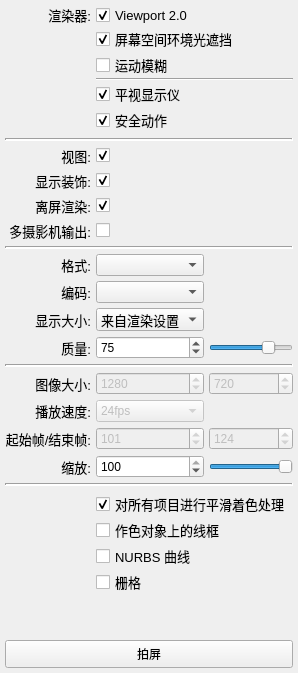
        <widget class="QWidget" name="tabDailies">
         <attribute name="title">
          <string>日报</string>
         </attribute>
         <layout class="QGridLayout" name="gridLayout" columnstretch="1,1,1">
          <property name="leftMargin">
           <number>5</number>
          </property>
          <property name="topMargin">
           <number>5</number>
          </property>
          <property name="rightMargin">
           <number>5</number>
          </property>
          <property name="bottomMargin">
           <number>5</number>
          </property>
          <property name="spacing">
           <number>5</number>
          </property>
          <item row="9" column="0">
           <widget class="QLabel" name="QlabelRenderOffscreen">
            <property name="font">
             <font>
              <pointsize>10</pointsize>
             </font>
            </property>
            <property name="text">
             <string>离屏渲染:</string>
            </property>
            <property name="alignment">
             <set>Qt::AlignRight|Qt::AlignTrailing|Qt::AlignVCenter</set>
            </property>
           </widget>
          </item>
          <item row="11" column="0" colspan="3">
           <widget class="Line" name="line2">
            <property name="frameShadow">
             <enum>QFrame::Sunken</enum>
            </property>
            <property name="lineWidth">
             <number>2</number>
            </property>
            <property name="orientation">
             <enum>Qt::Horizontal</enum>
            </property>
           </widget>
          </item>
          <item row="10" column="0">
           <widget class="QLabel" name="QlabelViewport">
            <property name="font">
             <font>
              <pointsize>10</pointsize>
             </font>
            </property>
            <property name="text">
             <string>多摄影机输出:</string>
            </property>
            <property name="alignment">
             <set>Qt::AlignRight|Qt::AlignTrailing|Qt::AlignVCenter</set>
            </property>
           </widget>
          </item>
          <item row="7" column="0">
           <widget class="QLabel" name="QlabelView">
            <property name="font">
             <font>
              <pointsize>10</pointsize>
             </font>
            </property>
            <property name="text">
             <string>视图:</string>
            </property>
            <property name="alignment">
             <set>Qt::AlignRight|Qt::AlignTrailing|Qt::AlignVCenter</set>
            </property>
           </widget>
          </item>
          <item row="8" column="0">
           <widget class="QLabel" name="QlabelShowOrnaments">
            <property name="font">
             <font>
              <pointsize>10</pointsize>
             </font>
            </property>
            <property name="text">
             <string>显示装饰:</string>
            </property>
            <property name="alignment">
             <set>Qt::AlignRight|Qt::AlignTrailing|Qt::AlignVCenter</set>
            </property>
           </widget>
          </item>
          <item row="29" column="0" colspan="3">
           <widget class="QPushButton" name="QpbDailies">
            <property name="minimumSize">
             <size>
              <width>0</width>
              <height>28</height>
             </size>
            </property>
            <property name="font">
             <font>
              <pointsize>9</pointsize>
             </font>
            </property>
            <property name="text">
             <string>拍屏</string>
            </property>
           </widget>
          </item>
          <item row="20" column="2">
           <widget class="QSpinBox" name="QsbEnd">
            <property name="enabled">
             <bool>false</bool>
            </property>
            <property name="maximum">
             <number>10000</number>
            </property>
            <property name="value">
             <number>124</number>
            </property>
           </widget>
          </item>
          <item row="12" column="1">
           <widget class="QComboBox" name="QcbFormat"/>
          </item>
          <item row="20" column="0">
           <widget class="QLabel" name="QlabelStartEnd">
            <property name="font">
             <font>
              <pointsize>10</pointsize>
             </font>
            </property>
            <property name="text">
             <string>起始帧/结束帧:</string>
            </property>
            <property name="alignment">
             <set>Qt::AlignRight|Qt::AlignTrailing|Qt::AlignVCenter</set>
            </property>
           </widget>
          </item>
          <item row="16" column="1">
           <widget class="QSpinBox" name="QsbQuality">
            <property name="maximum">
             <number>100</number>
            </property>
            <property name="value">
             <number>75</number>
            </property>
           </widget>
          </item>
          <item row="19" column="0">
           <widget class="QLabel" name="QlabelFps">
            <property name="font">
             <font>
              <pointsize>10</pointsize>
             </font>
            </property>
            <property name="text">
             <string>播放速度:</string>
            </property>
            <property name="alignment">
             <set>Qt::AlignRight|Qt::AlignTrailing|Qt::AlignVCenter</set>
            </property>
           </widget>
          </item>
          <item row="16" column="0">
           <widget class="QLabel" name="QlabelQuality">
            <property name="font">
             <font>
              <pointsize>10</pointsize>
             </font>
            </property>
            <property name="text">
             <string>质量:</string>
            </property>
            <property name="alignment">
             <set>Qt::AlignRight|Qt::AlignTrailing|Qt::AlignVCenter</set>
            </property>
           </widget>
          </item>
          <item row="10" column="1" colspan="2">
           <widget class="QCheckBox" name="QcbMulti">
            <property name="text">
             <string/>
            </property>
            <property name="checked">
             <bool>false</bool>
            </property>
           </widget>
          </item>
          <item row="9" column="1" colspan="2">
           <widget class="QCheckBox" name="QcbOffscreen">
            <property name="text">
             <string/>
            </property>
            <property name="checked">
             <bool>true</bool>
            </property>
           </widget>
          </item>
          <item row="17" column="0" colspan="3">
           <widget class="Line" name="line1">
            <property name="frameShadow">
             <enum>QFrame::Sunken</enum>
            </property>
            <property name="lineWidth">
             <number>2</number>
            </property>
            <property name="orientation">
             <enum>Qt::Horizontal</enum>
            </property>
           </widget>
          </item>
          <item row="18" column="1">
           <widget class="QSpinBox" name="QsbWidth">
            <property name="enabled">
             <bool>false</bool>
            </property>
            <property name="maximum">
             <number>10000</number>
            </property>
            <property name="value">
             <number>1280</number>
            </property>
           </widget>
          </item>
          <item row="13" column="0">
           <widget class="QLabel" name="QlabelEncoding">
            <property name="font">
             <font>
              <pointsize>10</pointsize>
             </font>
            </property>
            <property name="text">
             <string>编码:</string>
            </property>
            <property name="alignment">
             <set>Qt::AlignRight|Qt::AlignTrailing|Qt::AlignVCenter</set>
            </property>
           </widget>
          </item>
          <item row="21" column="2">
           <widget class="QSlider" name="QsliderScale">
            <property name="sizePolicy">
             <sizepolicy hsizetype="Expanding" vsizetype="Fixed">
              <horstretch>0</horstretch>
              <verstretch>0</verstretch>
             </sizepolicy>
            </property>
            <property name="maximum">
             <number>100</number>
            </property>
            <property name="value">
             <number>100</number>
            </property>
            <property name="orientation">
             <enum>Qt::Horizontal</enum>
            </property>
           </widget>
          </item>
          <item row="12" column="0">
           <widget class="QLabel" name="QlabelFormat">
            <property name="font">
             <font>
              <pointsize>10</pointsize>
             </font>
            </property>
            <property name="text">
             <string>格式:</string>
            </property>
            <property name="alignment">
             <set>Qt::AlignRight|Qt::AlignTrailing|Qt::AlignVCenter</set>
            </property>
           </widget>
          </item>
          <item row="7" column="1" colspan="2">
           <widget class="QCheckBox" name="QcbView">
            <property name="text">
             <string/>
            </property>
            <property name="checked">
             <bool>true</bool>
            </property>
           </widget>
          </item>
          <item row="21" column="1">
           <widget class="QSpinBox" name="QsbScale">
            <property name="maximum">
             <number>100</number>
            </property>
            <property name="value">
             <number>100</number>
            </property>
           </widget>
          </item>
          <item row="22" column="0" colspan="3">
           <widget class="Line" name="line3">
            <property name="frameShadow">
             <enum>QFrame::Sunken</enum>
            </property>
            <property name="lineWidth">
             <number>2</number>
            </property>
            <property name="orientation">
             <enum>Qt::Horizontal</enum>
            </property>
           </widget>
          </item>
          <item row="21" column="0">
           <widget class="QLabel" name="QlabelScale">
            <property name="font">
             <font>
              <pointsize>10</pointsize>
             </font>
            </property>
            <property name="text">
             <string>缩放:</string>
            </property>
            <property name="alignment">
             <set>Qt::AlignRight|Qt::AlignTrailing|Qt::AlignVCenter</set>
            </property>
           </widget>
          </item>
          <item row="14" column="0">
           <widget class="QLabel" name="QlabelDisplaySize">
            <property name="font">
             <font>
              <pointsize>10</pointsize>
             </font>
            </property>
            <property name="text">
             <string>显示大小:</string>
            </property>
            <property name="alignment">
             <set>Qt::AlignRight|Qt::AlignTrailing|Qt::AlignVCenter</set>
            </property>
           </widget>
          </item>
          <item row="18" column="0">
           <widget class="QLabel" name="QlabelResolution">
            <property name="font">
             <font>
              <pointsize>10</pointsize>
             </font>
            </property>
            <property name="text">
             <string>图像大小:</string>
            </property>
            <property name="alignment">
             <set>Qt::AlignRight|Qt::AlignTrailing|Qt::AlignVCenter</set>
            </property>
           </widget>
          </item>
          <item row="16" column="2">
           <widget class="QSlider" name="QsliderQuality">
            <property name="sizePolicy">
             <sizepolicy hsizetype="Expanding" vsizetype="Fixed">
              <horstretch>0</horstretch>
              <verstretch>0</verstretch>
             </sizepolicy>
            </property>
            <property name="maximum">
             <number>100</number>
            </property>
            <property name="value">
             <number>75</number>
            </property>
            <property name="orientation">
             <enum>Qt::Horizontal</enum>
            </property>
           </widget>
          </item>
          <item row="18" column="2">
           <widget class="QSpinBox" name="QsbHeight">
            <property name="enabled">
             <bool>false</bool>
            </property>
            <property name="maximum">
             <number>10000</number>
            </property>
            <property name="value">
             <number>720</number>
            </property>
           </widget>
          </item>
          <item row="20" column="1">
           <widget class="QSpinBox" name="QsbStart">
            <property name="enabled">
             <bool>false</bool>
            </property>
            <property name="maximum">
             <number>10000</number>
            </property>
            <property name="value">
             <number>101</number>
            </property>
           </widget>
          </item>
          <item row="8" column="1" colspan="2">
           <widget class="QCheckBox" name="QcbOrnaments">
            <property name="text">
             <string/>
            </property>
            <property name="checked">
             <bool>true</bool>
            </property>
           </widget>
          </item>
          <item row="13" column="1">
           <widget class="QComboBox" name="QcbEncoding"/>
          </item>
          <item row="14" column="1">
           <widget class="QComboBox" name="QcbSize">
            <property name="font">
             <font>
              <pointsize>10</pointsize>
             </font>
            </property>
            <item>
             <property name="text">
              <string>来自渲染设置</string>
             </property>
            </item>
           </widget>
          </item>
          <item row="19" column="1">
           <widget class="QComboBox" name="QcbPlaybackSpeed">
            <property name="enabled">
             <bool>false</bool>
            </property>
            <property name="currentIndex">
             <number>12</number>
            </property>
            <item>
             <property name="text">
              <string>2fps</string>
             </property>
            </item>
            <item>
             <property name="text">
              <string>3fps</string>
             </property>
            </item>
            <item>
             <property name="text">
              <string>4fps</string>
             </property>
            </item>
            <item>
             <property name="text">
              <string>5fps</string>
             </property>
            </item>
            <item>
             <property name="text">
              <string>6fps</string>
             </property>
            </item>
            <item>
             <property name="text">
              <string>8fps</string>
             </property>
            </item>
            <item>
             <property name="text">
              <string>10fps</string>
             </property>
            </item>
            <item>
             <property name="text">
              <string>12fps</string>
             </property>
            </item>
            <item>
             <property name="text">
              <string>15fps</string>
             </property>
            </item>
            <item>
             <property name="text">
              <string>16fps</string>
             </property>
            </item>
            <item>
             <property name="text">
              <string>20fps</string>
             </property>
            </item>
            <item>
             <property name="text">
              <string>23.976fps</string>
             </property>
            </item>
            <item>
             <property name="text">
              <string>24fps</string>
             </property>
            </item>
            <item>
             <property name="text">
              <string>25fps</string>
             </property>
            </item>
            <item>
             <property name="text">
              <string>29.97fps</string>
             </property>
            </item>
            <item>
             <property name="text">
              <string>29.97df</string>
             </property>
            </item>
            <item>
             <property name="text">
              <string>30fps</string>
             </property>
            </item>
            <item>
             <property name="text">
              <string>40fps</string>
             </property>
            </item>
            <item>
             <property name="text">
              <string>47.952fps</string>
             </property>
            </item>
            <item>
             <property name="text">
              <string>48fps</string>
             </property>
            </item>
            <item>
             <property name="text">
              <string>50fps</string>
             </property>
            </item>
            <item>
             <property name="text">
              <string>59.94fps</string>
             </property>
            </item>
            <item>
             <property name="text">
              <string>60fps</string>
             </property>
            </item>
            <item>
             <property name="text">
              <string>75fps</string>
             </property>
            </item>
            <item>
             <property name="text">
              <string>80fps</string>
             </property>
            </item>
            <item>
             <property name="text">
              <string>100fps</string>
             </property>
            </item>
            <item>
             <property name="text">
              <string>120fps</string>
             </property>
            </item>
            <item>
             <property name="text">
              <string>125fps</string>
             </property>
            </item>
            <item>
             <property name="text">
              <string>150fps</string>
             </property>
            </item>
            <item>
             <property name="text">
              <string>200fps</string>
             </property>
            </item>
            <item>
             <property name="text">
              <string>240fps</string>
             </property>
            </item>
            <item>
             <property name="text">
              <string>250fps</string>
             </property>
            </item>
            <item>
             <property name="text">
              <string>300fps</string>
             </property>
            </item>
            <item>
             <property name="text">
              <string>375fps</string>
             </property>
            </item>
            <item>
             <property name="text">
              <string>400fps</string>
             </property>
            </item>
            <item>
             <property name="text">
              <string>500fps</string>
             </property>
            </item>
            <item>
             <property name="text">
              <string>600fps</string>
             </property>
            </item>
            <item>
             <property name="text">
              <string>750fps</string>
             </property>
            </item>
            <item>
             <property name="text">
              <string>1200fps</string>
             </property>
            </item>
            <item>
             <property name="text">
              <string>1500fps</string>
             </property>
            </item>
            <item>
             <property name="text">
              <string>2000fps</string>
             </property>
            </item>
            <item>
             <property name="text">
              <string>3000fps</string>
             </property>
            </item>
            <item>
             <property name="text">
              <string>6000fps</string>
             </property>
            </item>
            <item>
             <property name="text">
              <string>44100fps</string>
             </property>
            </item>
            <item>
             <property name="text">
              <string>48000fps</string>
             </property>
            </item>
           </widget>
          </item>
          <item row="23" column="1" colspan="2">
           <layout class="QVBoxLayout" name="vlCustom">
            <property name="spacing">
             <number>0</number>
            </property>
            <property name="bottomMargin">
             <number>0</number>
            </property>
            <item>
             <widget class="QCheckBox" name="QcbDisplayShade">
              <property name="font">
               <font>
                <pointsize>10</pointsize>
               </font>
              </property>
              <property name="text">
               <string>对所有项目进行平滑着色处理</string>
              </property>
              <property name="checked">
               <bool>true</bool>
              </property>
             </widget>
            </item>
            <item>
             <widget class="QCheckBox" name="QcbDisplayWireframe">
              <property name="font">
               <font>
                <pointsize>10</pointsize>
               </font>
              </property>
              <property name="text">
               <string>作色对象上的线框</string>
              </property>
             </widget>
            </item>
            <item>
             <widget class="QCheckBox" name="QcbDisplayCurves">
              <property name="font">
               <font>
                <pointsize>10</pointsize>
               </font>
              </property>
              <property name="text">
               <string>NURBS 曲线</string>
              </property>
             </widget>
            </item>
            <item>
             <widget class="QCheckBox" name="QcbDisplayGrid">
              <property name="font">
               <font>
                <pointsize>10</pointsize>
               </font>
              </property>
              <property name="text">
               <string>栅格</string>
              </property>
             </widget>
            </item>
           </layout>
          </item>
          <item row="0" column="0">
           <widget class="QLabel" name="QlabelView_2">
            <property name="font">
             <font>
              <pointsize>10</pointsize>
             </font>
            </property>
            <property name="text">
             <string>渲染器:</string>
            </property>
            <property name="alignment">
             <set>Qt::AlignRight|Qt::AlignTop|Qt::AlignTrailing</set>
            </property>
           </widget>
          </item>
          <item row="0" column="1" colspan="2">
           <layout class="QVBoxLayout" name="vlRender">
            <property name="spacing">
             <number>0</number>
            </property>
            <property name="bottomMargin">
             <number>0</number>
            </property>
            <item>
             <widget class="QCheckBox" name="QcbDisplayViewport20">
              <property name="font">
               <font>
                <pointsize>10</pointsize>
               </font>
              </property>
              <property name="text">
               <string>Viewport 2.0</string>
              </property>
              <property name="checked">
               <bool>true</bool>
              </property>
             </widget>
            </item>
            <item>
             <widget class="QCheckBox" name="QcbOcclusion">
              <property name="font">
               <font>
                <pointsize>10</pointsize>
               </font>
              </property>
              <property name="text">
               <string>屏幕空间环境光遮挡</string>
              </property>
              <property name="checked">
               <bool>true</bool>
              </property>
             </widget>
            </item>
            <item>
             <widget class="QCheckBox" name="QcbBlur">
              <property name="font">
               <font>
                <pointsize>10</pointsize>
               </font>
              </property>
              <property name="text">
               <string>运动模糊</string>
              </property>
             </widget>
            </item>
            <item>
             <widget class="Line" name="line_2">
              <property name="orientation">
               <enum>Qt::Horizontal</enum>
              </property>
             </widget>
            </item>
            <item>
             <widget class="QCheckBox" name="QcbDisplayHUD">
              <property name="font">
               <font>
                <pointsize>10</pointsize>
               </font>
              </property>
              <property name="text">
               <string>平视显示仪</string>
              </property>
              <property name="checked">
               <bool>true</bool>
              </property>
             </widget>
            </item>
            <item>
             <widget class="QCheckBox" name="QcbSafeAction">
              <property name="font">
               <font>
                <pointsize>10</pointsize>
               </font>
              </property>
              <property name="text">
               <string>安全动作</string>
              </property>
              <property name="checked">
               <bool>true</bool>
              </property>
             </widget>
            </item>
           </layout>
          </item>
          <item row="24" column="1">
           <spacer name="verticalSpacer_2">
            <property name="orientation">
             <enum>Qt::Vertical</enum>
            </property>
            <property name="sizeHint" stdset="0">
             <size>
              <width>20</width>
              <height>40</height>
             </size>
            </property>
           </spacer>
          </item>
          <item row="6" column="0" colspan="3">
           <widget class="Line" name="line">
            <property name="lineWidth">
             <number>2</number>
            </property>
            <property name="orientation">
             <enum>Qt::Horizontal</enum>
            </property>
           </widget>
          </item>
         </layout>
        </widget>
